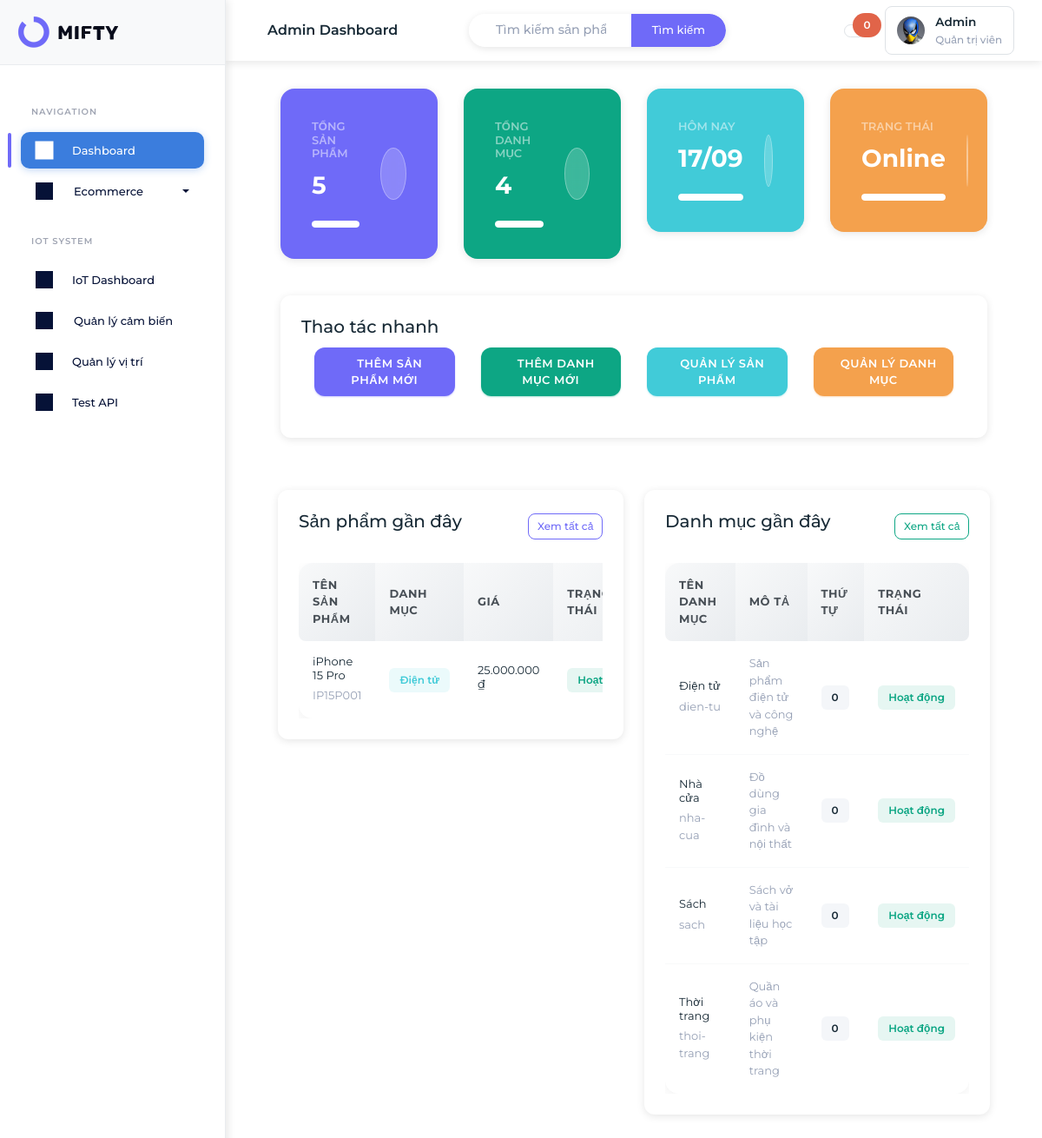
The page / on the database its author committed.
### tables this page shows
CREATE TABLE IF NOT EXISTS products (
    id INT AUTO_INCREMENT PRIMARY KEY,
    name VARCHAR(255) NOT NULL,
    slug VARCHAR(255) UNIQUE NOT NULL,
    description TEXT,
    sku VARCHAR(100) UNIQUE NOT NULL,
    price DECIMAL(10,2) NOT NULL,
    sale_price DECIMAL(10,2) DEFAULT NULL,
    stock_quantity INT DEFAULT 0,
    category_id INT,
    brand VARCHAR(100),
    images TEXT,
    is_active BOOLEAN DEFAULT TRUE,
    created_at TIMESTAMP DEFAULT CURRENT_TIMESTAMP,
    updated_at TIMESTAMP DEFAULT CURRENT_TIMESTAMP ON UPDATE CURRENT_TIMESTAMP,
    FOREIGN KEY (category_id) REFERENCES categories(id) ON DELETE SET NULL
);

CREATE TABLE IF NOT EXISTS categories (
    id INT AUTO_INCREMENT PRIMARY KEY,
    name VARCHAR(255) NOT NULL,
    slug VARCHAR(255) UNIQUE NOT NULL,
    description TEXT,
     
    location_id INT DEFAULT NULL,
    image VARCHAR(255),
    is_active BOOLEAN DEFAULT TRUE,
    sort_order INT DEFAULT 0,
    created_at TIMESTAMP DEFAULT CURRENT_TIMESTAMP,
    updated_at TIMESTAMP DEFAULT CURRENT_TIMESTAMP ON UPDATE CURRENT_TIMESTAMP,
     
    FOREIGN KEY (location_id) REFERENCES warehouse_locations(id) ON DELETE SET NULL
);

### index.php (the view, shortened to what the rows shown need)
<?php
require_once 'config/database.php';
require_once 'models/Product.php';
require_once 'models/Category.php';
$product = new Product();
$category = new Category();
$total_products = $product->count();
$total_categories = $category->count();
$recent_products = $product->getAll(5);
$recent_categories = $category->getAll(5);
?>
<!DOCTYPE html>
<html lang="vi" dir="ltr" data-startbar="light" data-bs-theme="light">
<head>
    <link href="assets/css/bootstrap.min.css" rel="stylesheet" type="text/css" />
    <link href="assets/css/icons.min.css" rel="stylesheet" type="text/css" />
    <link href="assets/css/app.min.css" rel="stylesheet" type="text/css" />
    <link href="assets/css/font-consistency.css" rel="stylesheet" type="text/css" />
    <link href="admin/partials/layout.css" rel="stylesheet" type="text/css" />
</head>
<body>
    <div class="content-page">
        <div class="content">
            <div class="container-fluid">
                <div class="row mb-1">
                    <div class="col-md-6 col-lg-3 mb-2">
                        <div class="card stat-card bg-primary text-white">
                            <div class="card-body p-4">
                                <div class="d-flex justify-content-between align-items-center">
                                    <div class="flex-grow-1">
                                        <h2 class="mb-0 fw-bold"><?php echo $total_products; ?></h2>
                                    </div>
                                </div>
                            </div>
                        </div>
                    </div>
                    <div class="col-md-6 col-lg-3 mb-2">
                        <div class="card stat-card bg-success text-white">
                            <div class="card-body p-4">
                                <div class="d-flex justify-content-between align-items-center">
                                    <div class="flex-grow-1">
                                        <h2 class="mb-0 fw-bold"><?php echo $total_categories; ?></h2>
                                    </div>
                                </div>
                            </div>
                        </div>
                    </div>
                    <div class="col-md-6 col-lg-3 mb-2">
                        <div class="card stat-card bg-info text-white">
                            <div class="card-body p-4">
                                <div class="d-flex justify-content-between align-items-center">
                                    <div class="flex-grow-1">
                                        <h2 class="mb-0 fw-bold"><?php echo date('d/m'); ?></h2>
                                    </div>
                                </div>
                            </div>
                        </div>
                    </div>
                    <div class="col-md-6 col-lg-3 mb-2">
                        <div class="card stat-card bg-warning text-white">
                            <div class="card-body p-4">
                                <div class="d-flex justify-content-between align-items-center">
                                    <div class="flex-grow-1">
                                        <h2 class="mb-0 fw-bold">Online</h2>
                                    </div>
                                </div>
                            </div>
                        </div>
                    </div>
                </div>
                <div class="row">
                    <div class="col-lg-6">
                        <div class="card">
                            <div class="card-body">
                                <?php if($recent_products->rowCount() > 0): ?>
                                    <div class="table-responsive">
                                        <table class="table table-centered table-nowrap table-hover mb-0">
                                            <thead>
                                                <tr>
                                                    <th>Tên sản phẩm</th>
                                                    <th>Danh mục</th>
                                                    <th>Giá</th>
                                                    <th>Trạng thái</th>
                                                </tr>
                                            </thead>
                                            <tbody>
                                                <?php while($prod = $recent_products->fetch()): ?>
                                                    <tr>
                                                        <td>
                                                            <h6 class="font-14 mb-1 fw-normal"><?php echo htmlspecialchars($prod['name']); ?></h6>
                                                            <span class="text-muted font-13"><?php echo htmlspecialchars($prod['sku']); ?></span>
                                                        </td>
                                                        <td>
                                                            <span class="badge bg-info-subtle text-info">
                                                                <?php echo htmlspecialchars($prod['category_name'] ?? 'Chưa phân loại'); ?>
                                                            </span>
                                                        </td>
                                                        <td>
                                                            <h6 class="font-14 mb-1 fw-normal">
                                                                <?php echo number_format($prod['price'], 0, ',', '.'); ?> ₫
                                                            </h6>
                                                        </td>
                                                        <td>
                                                            <span class="badge <?php echo $prod['is_active'] ? 'bg-success-subtle text-success' : 'bg-danger-subtle text-danger'; ?>">
                                                                <?php echo $prod['is_active'] ? 'Hoạt động' : 'Không hoạt động'; ?>
                                                            </span>
                                                        </td>
                                                    </tr>
                                                <?php endwhile; ?>
                                            </tbody>
                                        </table>
                                    </div>
                                <?php endif; ?>
                            </div>
                        </div>
                    </div>
                    <div class="col-lg-6">
                        <div class="card">
                            <div class="card-body">
                                <?php if($recent_categories->rowCount() > 0): ?>
                                    <div class="table-responsive">
                                        <table class="table table-centered table-nowrap table-hover mb-0">
                                            <thead>
                                                <tr>
                                                    <th>Tên danh mục</th>
                                                    <th>Mô tả</th>
                                                    <th>Thứ tự</th>
                                                    <th>Trạng thái</th>
                                                </tr>
                                            </thead>
                                            <tbody>
                                                <?php while($cat = $recent_categories->fetch()): ?>
                                                    <tr>
                                                        <td>
                                                            <h6 class="font-14 mb-1 fw-normal"><?php echo htmlspecialchars($cat['name']); ?></h6>
                                                            <span class="text-muted font-13"><?php echo htmlspecialchars($cat['slug']); ?></span>
                                                        </td>
                                                        <td>
                                                            <span class="text-muted">
                                                                <?php echo htmlspecialchars(substr($cat['description'], 0, 50)) . (strlen($cat['description']) > 50 ? '...' : ''); ?>
                                                            </span>
                                                        </td>
                                                        <td>
                                                            <span class="badge bg-light text-dark"><?php echo $cat['sort_order']; ?></span>
                                                        </td>
                                                        <td>
                                                            <span class="badge <?php echo $cat['is_active'] ? 'bg-success-subtle text-success' : 'bg-danger-subtle text-danger'; ?>">
                                                                <?php echo $cat['is_active'] ? 'Hoạt động' : 'Không hoạt động'; ?>
                                                            </span>
                                                        </td>
                                                    </tr>
                                                <?php endwhile; ?>
                                            </tbody>
                                        </table>
                                    </div>
                                <?php endif; ?>
                            </div>
                        </div>
                    </div>
                </div>
            </div>
        </div>
    </div>
</body>
</html>

### rows shown on the page
products: name "iPhone 15 Pro", sku "IP15P001", category.name "Điện tử", price "25.000.000", is_active "Hoạt…"
categories: name "Điện tử", slug "dien-tu", description "Sản phẩm điện tử và công nghệ", sort_order "0", is_active "Hoạt động"
categories: name "Nhà cửa", slug "nha-cua", description "Đồ dùng gia đình và nội thất", sort_order "0", is_active "Hoạt động"
categories: name "Sách", slug "sach", description "Sách vở và tài liệu học tập", sort_order "0", is_active "Hoạt động"
categories: name "Thời trang", slug "thoi-trang", description "Quần áo và phụ kiện thời trang", sort_order "0", is_active "Hoạt động"

### other values the page prints
$total_products "5"
$total_categories "4"
